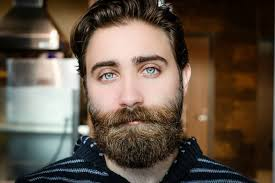
#> input picture Assignment 28/im3.jpg, 275 x 183 px
$ python face_detection.py
#> lines starting #> are read from the running program, lines starting #| are printed output that depends on the picture
import cv2

image = cv2.imread("im3.jpg")
#> image is the input picture: shape (183, 275, 3); mean B, G, R 70.3, 83.7, 97.9
image_gray = cv2.cvtColor(image,cv2.COLOR_BGR2BGRA)
image_kia = cv2.imread("im1.jpg")
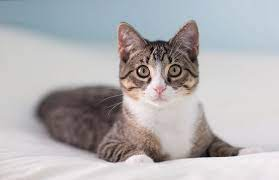
#> input picture Assignment 28/tamrin/2/im1.jpg, 279 x 180 px, found by its file name
#> image_kia is the input picture: shape (180, 279, 3); mean B, G, R 178.6, 176.4, 178.8
# image_kia_gray = cv2.cvtColor(image_kia,cv2.COLOR_BGR2BGRA)

face_detector = cv2.CascadeClassifier(cv2.data.haarcascades + "haarcascade_frontalface_alt.xml")
faces = face_detector.detectMultiScale(image_gray)
#> faces = [[66, 21, 126, 126]]

for face in faces:
    x,y,w,h = face
    # cv2.rectangle(image,[x,y],[x+w,y+h],[0,0,0],8)
    kia = cv2.resize(image_kia,[w,h])
    image[y:y+h, x:x+w] = kia
#> this loop made 1 pass
#> pass 1, `kia = cv2.resize(image_kia,[w,h])`:
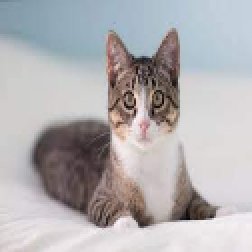
#> kia: shape (126, 126, 3) (shown 2 times larger); mean B, G, R 178.5, 176.3, 178.7
#> after the loop:
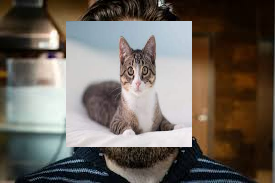
#> image: shape (183, 275, 3); mean B, G, R 92.1, 100, 107.8

cv2.imshow("result", image)
cv2.waitKey()
